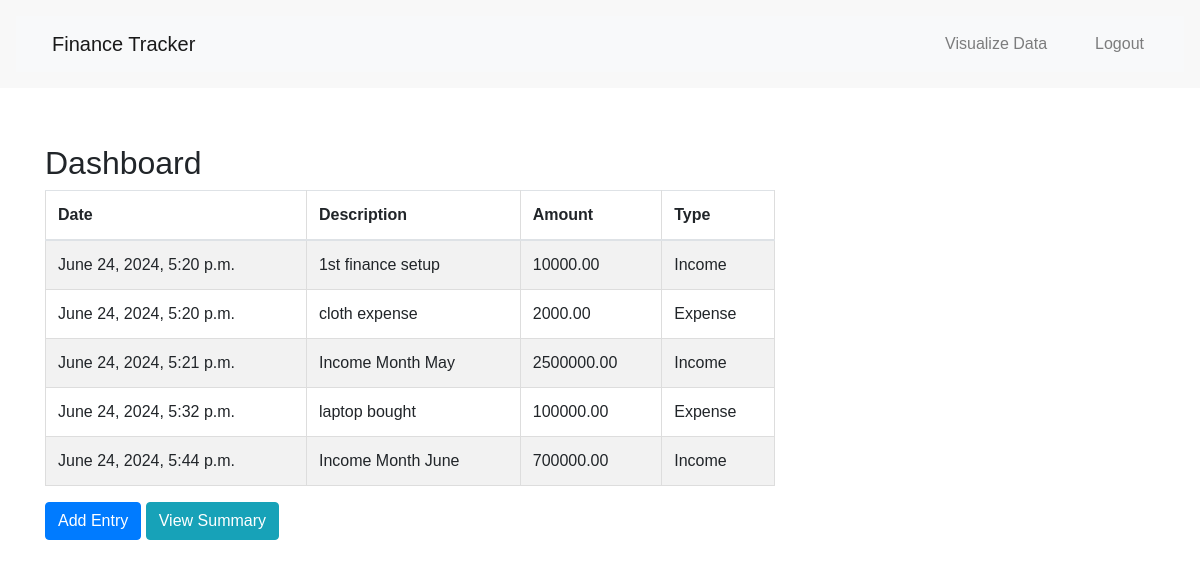
The app's page / (signed in), older data.
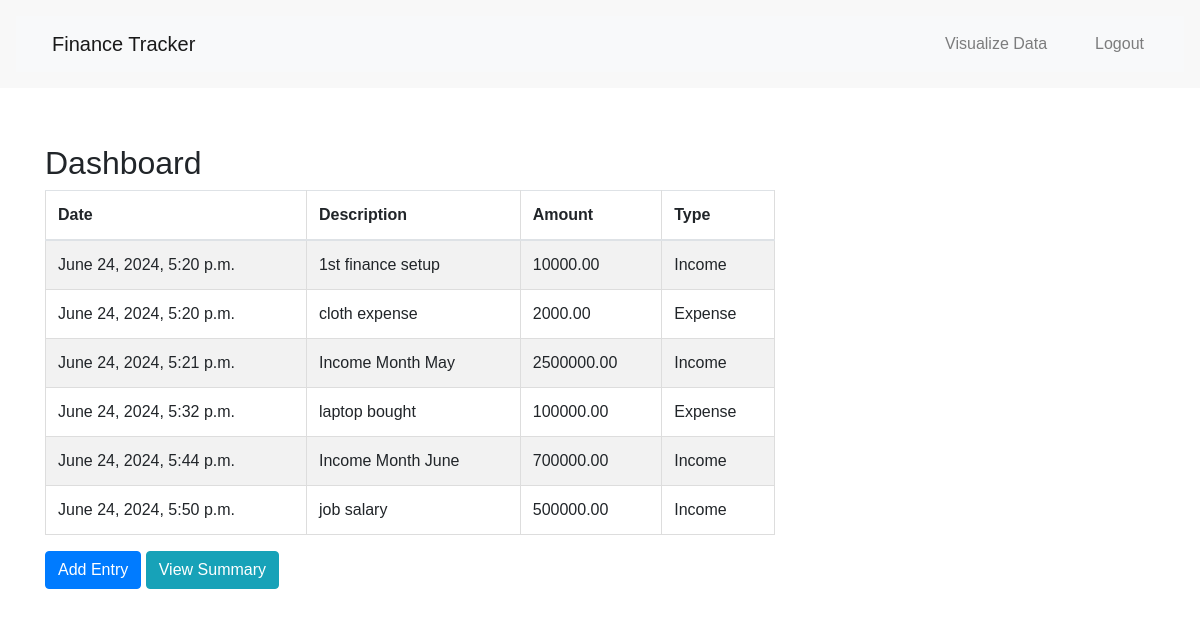
The same page, newer data.
### tracker/models.py (models this page shows, shortened)
class Entry(models.Model):
    user = models.ForeignKey(User, on_delete=models.CASCADE)
    date = models.DateTimeField(auto_now_add=True,blank=True,null=True)
    description = models.CharField(max_length=200)
    amount = models.DecimalField(max_digits=10, decimal_places=2)
    is_expense = models.BooleanField()

### tracker/views.py (the view)
# urls.py: path('', views.index, name='dashboard'),
def index(request):
    if not request.user.is_authenticated:
        return redirect('login')
    entries = Entry.objects.filter(user=request.user)
    return render(request, 'tracker/dashboard.html', {'entries': entries})

### templates/tracker/dashboard.html
{% extends 'tracker/base.html' %}
{% block content %}
<h2>Dashboard</h2>
<div class="row">
    <div class="col-md-8">
        <table class="table table-striped">
            <thead>
                <tr>
                    <th>Date</th>
                    <th>Description</th>
                    <th>Amount</th>
                    <th>Type</th>
                </tr>
            </thead>
            <tbody>
                {% for entry in entries %}
                <tr>
                    <td>{{ entry.date }}</td>
                    <td>{{ entry.description }}</td>
                    <td>{{ entry.amount }}</td>
                    <td>{{ entry.is_expense|yesno:"Expense,Income" }}</td>
                </tr>
                {% endfor %}
            </tbody>
        </table>
    </div>
</div>
<a class="btn btn-primary" href="{% url 'add_entry' %}">Add Entry</a>
<a class="btn btn-info" href="{% url 'summary' %}">View Summary</a>
{% endblock %}

### templates/tracker/base.html (shortened to what this page needs)
<!DOCTYPE html>
<html>
    {% load static %}
<head>
    <link href="https://stackpath.bootstrapcdn.com/bootstrap/4.5.2/css/bootstrap.min.css" rel="stylesheet">
    <link href="{% static 'style.css' %}" rel="stylesheet">
</head>
<body>
    <header>
        <nav class="navbar navbar-expand-lg navbar-light bg-light">
            <a class="navbar-brand" href="{% url 'dashboard' %}">Finance Tracker</a>
            <div class="collapse navbar-collapse" id="navbarNav">
                <ul class="navbar-nav ml-auto">
                    {% if user.is_authenticated %}
                    <li class="nav-item">
                        <a class="nav-link" href="{% url 'visualize_data' %}">Visualize Data</a>
                    </li>
                        <li class="nav-item">
                            <a class="nav-link" href="{% url 'logout' %}">Logout</a>
                        </li>
                    {% endif %}
                </ul>
            </div>
        </nav>
    </header>
    <main class="container mt-4">
        {% block content %}
        {% endblock %}
    </main>
</body>
</html>

### static/style.css (style rules this page uses)
body { font-family: Arial, sans-serif; }
header { background-color: #f8f8f8; padding: 1em; text-align: center; }
nav a { margin: 0 1em; text-decoration: none; color: #333; }
main { padding: 2em; }
table { width: 100%; border-collapse: collapse; }
table, th, td { border: 1px solid #ddd; }
th, td { padding: 0.5em; text-align: left; }

Row changes from the older to the newer data that the page shows:
added Entry: date "June 24, 2024, 5:50 p.m.", description "job salary", amount "500000.00", is_expense "Income"
